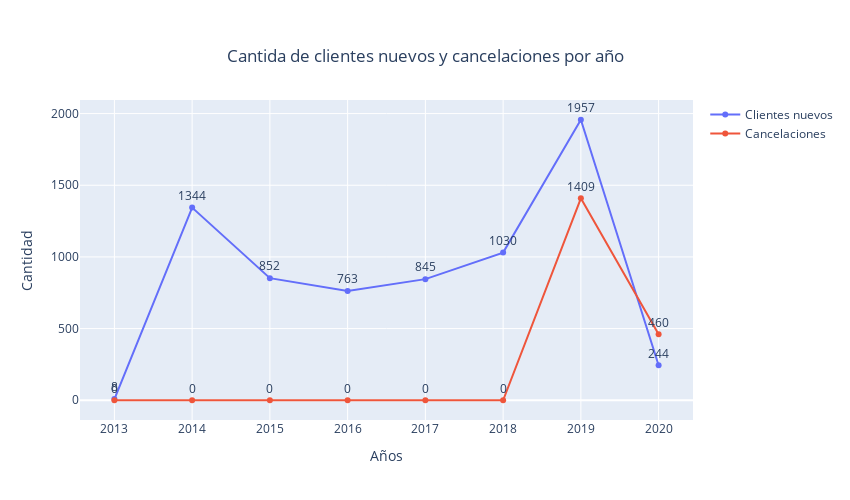

Source (notebook cell):
### Markdown cell above
Graficaremos la tabla anterior para obtener una representación visual de esta y ver el comportamiento

### Code cell
#Gráfico de cantidad de nuevos usuarios y usuarios con cancelaciones.

fig = go.Figure()
fig.add_trace(go.Scatter(x=custumer_exited_df['BeginYear'], y=custumer_exited_df['customerSize'],
                         mode='lines+markers+text',
                         name='Clientes nuevos',
                         text=custumer_exited_df['customerSize']
                        )
             )

fig.add_trace(go.Scatter(x=custumer_exited_df['BeginYear'], y=custumer_exited_df['Exited'],
                         mode='lines+markers+text',
                         name='Cancelaciones',
                         text=custumer_exited_df['Exited']
                        )
             )

fig.update_layout(title={'text': "Cantida de clientes nuevos y cancelaciones por año",
                         'y':0.9,
                         'x':0.5,
                         'xanchor': 'center',
                         'yanchor': 'top'
                        },
                  xaxis_title = 'Años',
                  yaxis_title = 'Cantidad',
                  width = 850, height=500)

fig.update_traces(textposition='top center')

### Figure 1 — Plotly figure (JSON) as saved in the notebook; plotly's stock layout.template omitted (floating-point values rounded to 4 significant figures)
{"data": [{"mode": "lines+markers+text", "name": "Clientes nuevos", "text": [8, 1344, 852, 763, 845, 1030, 1957, 244], "textposition": "top center", "type": "scatter", "x": [2013, 2014, 2015, 2016, 2017, 2018, 2019, 2020], "y": [8, 1344, 852, 763, 845, 1030, 1957, 244]}, {"mode": "lines+markers+text", "name": "Cancelaciones", "text": [0, 0, 0, 0, 0, 0, 1409, 460], "textposition": "top center", "type": "scatter", "x": [2013, 2014, 2015, 2016, 2017, 2018, 2019, 2020], "y": [0, 0, 0, 0, 0, 0, 1409, 460]}], "layout": {"height": 500, "title": {"text": "Cantida de clientes nuevos y cancelaciones por año", "x": 0.5, "xanchor": "center", "y": 0.9, "yanchor": "top"}, "width": 850, "xaxis": {"title": {"text": "Años"}}, "yaxis": {"title": {"text": "Cantidad"}}}}
